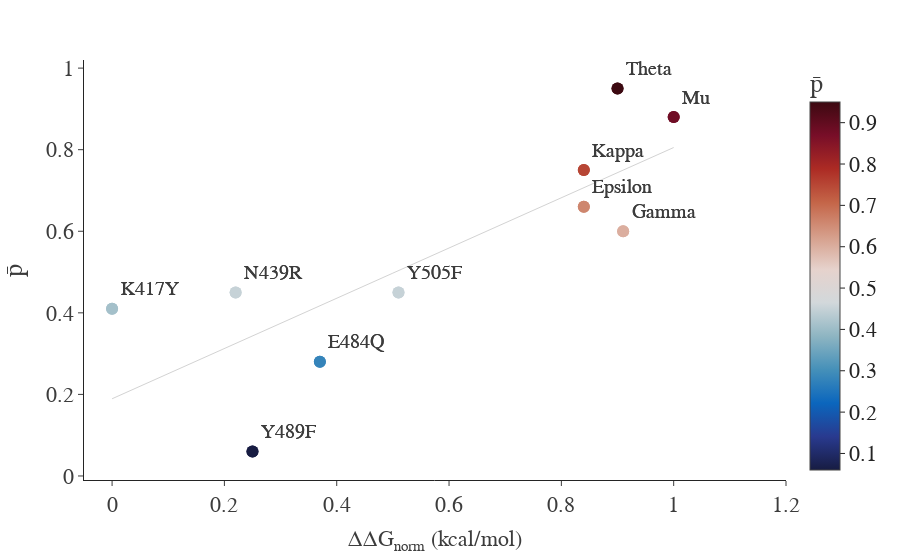

Here is the notebook cell this chart was saved with:
### Code cell
# Execute the function to display the scatter plot
scatter_correlacao()

### Figure 1 — Plotly figure (JSON) as saved in the notebook; plotly's stock layout.template omitted (floating-point values rounded to 4 significant figures)
{"data": [{"hovertemplate": "ΔΔG<sub>norm</sub> (kcal/mol)=%{x}<br>p̄=%{marker.color}<br>Mutation=%{text}<extra></extra>", "legendgroup": "", "line": {"width": 1}, "marker": {"color": [0.06, 0.28, 0.41, 0.45, 0.45, 0.6, 0.66, 0.75, 0.88, 0.95], "coloraxis": "coloraxis", "size": 12, "symbol": "circle"}, "mode": "markers+text", "name": "", "orientation": "v", "showlegend": false, "text": ["Y489F", "E484Q", "K417Y", "N439R", "Y505F", "Gamma", "Epsilon", "Kappa", "Mu", "Theta"], "textfont": {"color": "rgb(60, 60, 60)", "family": "Arial", "size": 20}, "textposition": "top right", "type": "scatter", "x": [0.25, 0.37, 0, 0.22, 0.51, 0.91, 0.84, 0.84, 1, 0.9], "xaxis": "x", "y": [0.06, 0.28, 0.41, 0.45, 0.45, 0.6, 0.66, 0.75, 0.88, 0.95], "yaxis": "y"}, {"hovertemplate": "<b>OLS trendline</b><br>Recall = 0.616009 * BFE_norm + 0.189251<br>R<sup>2</sup>=0.643570<br><br>ΔΔG<sub>norm</sub> (kcal/mol)=%{x}<br>p̄=%{y} <b>(trend)</b><extra></extra>", "legendgroup": "", "line": {"color": "lightgrey", "width": 1}, "marker": {"size": 12, "symbol": "circle"}, "mode": "lines", "name": "", "showlegend": false, "textfont": {"color": "rgb(60, 60, 60)", "family": "Arial", "size": 20}, "textposition": "top right", "type": "scatter", "x": [0, 0.22, 0.25, 0.37, 0.51, 0.84, 0.84, 0.9, 0.91, 1], "xaxis": "x", "y": [0.1893, 0.3248, 0.3433, 0.4172, 0.5034, 0.7067, 0.7067, 0.7437, 0.7498, 0.8053], "yaxis": "y"}, {"hovertemplate": "BFE Changes (kcal/mol)=%{x}<br>Recall=%{marker.color}<br>Mutation=%{text}<extra></extra>", "legendgroup": "", "line": {"width": 1}, "marker": {"color": [0.06, 0.28, 0.41, 0.45, 0.45, 0.6, 0.66, 0.75, 0.88, 0.95], "coloraxis": "coloraxis", "size": 12, "symbol": "circle"}, "mode": "markers+text", "name": "", "orientation": "v", "showlegend": false, "text": ["Y489F", "E484Q", "K417Y", "N439R", "Y505F", "Gamma", "Epsilon", "Kappa", "Mu", "Theta"], "textfont": {"color": "rgb(60, 60, 60)", "family": "Arial", "size": 20}, "textposition": "top right", "type": "scatter", "x": [0.25, 0.37, 0, 0.22, 0.51, 0.91, 0.84, 0.84, 1, 0.9], "xaxis": "x", "y": [0.06, 0.28, 0.41, 0.45, 0.45, 0.6, 0.66, 0.75, 0.88, 0.95], "yaxis": "y"}], "layout": {"coloraxis": {"colorbar": {"tickfont": {"family": "Arial", "size": 22}, "title": {"font": {"color": "rgb(60, 60, 60)"}, "text": "p̄"}}, "colorscale": [[0, "rgb(23, 28, 66)"], [0.09091, "rgb(41, 58, 143)"], [0.1818, "rgb(11, 102, 189)"], [0.2727, "rgb(69, 144, 185)"], [0.3636, "rgb(142, 181, 194)"], [0.4545, "rgb(210, 216, 219)"], [0.5455, "rgb(230, 210, 204)"], [0.6364, "rgb(213, 157, 137)"], [0.7273, "rgb(196, 101, 72)"], [0.8182, "rgb(172, 43, 36)"], [0.9091, "rgb(120, 14, 40)"], [1, "rgb(60, 9, 17)"]]}, "legend": {"tracegroupgap": 0}, "margin": {"t": 60}, "title": {"x": 0.5, "xanchor": "center", "y": 0.95, "yanchor": "top"}, "xaxis": {"anchor": "y", "color": "rgb(60, 60, 60)", "domain": [0, 1], "range": [-0.05, 1.2], "tickfont": {"family": "Arial", "size": 22}, "title": {"font": {"family": "Arial", "size": 22}, "text": "ΔΔG<sub>norm</sub> (kcal/mol)"}}, "yaxis": {"anchor": "x", "color": "rgb(60, 60, 60)", "domain": [0, 1], "tickfont": {"family": "Arial", "size": 22}, "title": {"font": {"family": "Arial", "size": 26}, "text": "p̄"}}}}
